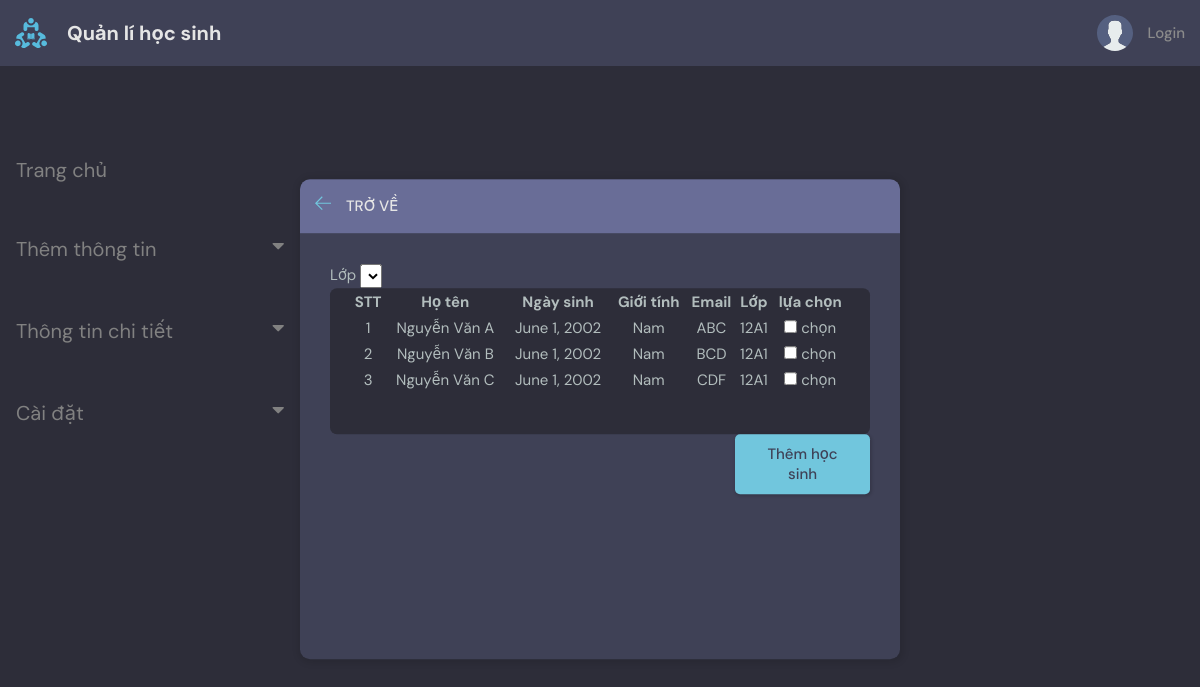
Page /lapdanhsachlop/2 on the earlier database version.
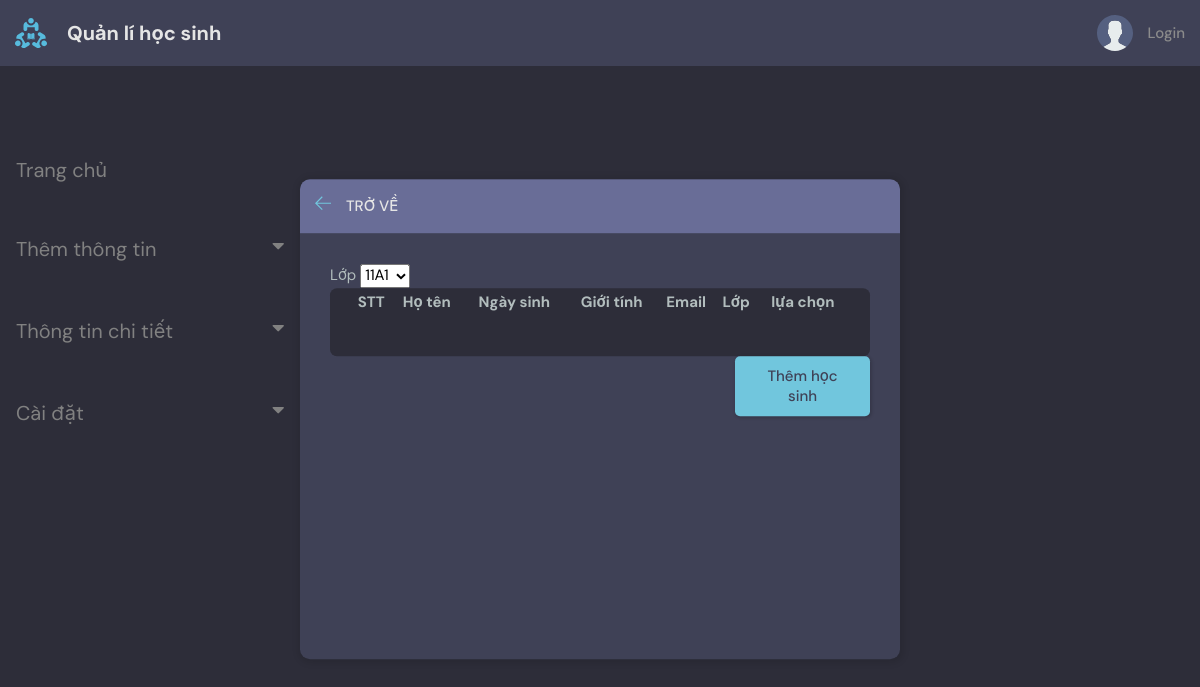
Same page on the later database version.
### base/models.py (models this page shows, shortened)
class HOCSINH(models.Model):
    HOTEN = models.CharField(max_length=300)
    NGAYSINH = models.DateField(null=False)
    GIOITINH_CHOICE = [
        ('M','male'),
        ('F','female')
    ]
    GIOITINH = models.CharField(max_length=5, choices=GIOITINH_CHOICE, blank=True, null=True)
    EMAIL = models.CharField(max_length=30, null=True)
    LOPHOC = models.ForeignKey(LOPHOC, on_delete=models.SET_NULL, null=True)

class LOPHOC(models.Model):
    TENLOP = models.CharField(max_length=30, null=False)
    SISO = models.IntegerField(null=False, validators=[MinValueValidator(0), MaxValueValidator(1000)])
    NIENKHOA = models.ForeignKey(Age, null=True ,on_delete=models.SET_NULL)
    def __str__(self):
        return self.TENLOP

### base/views.py (the view, shortened to what this page needs)
def lapDSlop(request, age_id):
    lophoc = LOPHOC.objects.filter(NIENKHOA=age_id)
    hs = HOCSINH.objects.all()
    context = {
        'students': hs,
        'lop': lophoc
    }
    return render(request, 'base/lapDSlop.html', context=context)

### base/templates/base/lapDSlop.html (shortened to what this page needs)
{% extends 'main.html' %}
{% block content %}
<main class="create-room layout">
    <div class="container">
            {% include 'base/topics_component.html' %}
            <div class = 'layout__box'>
                <div class = 'layout__boxHeader'>
                    <div class="layout__boxTitle">
                        <a href="{% url 'home' %}">
                          <svg version="1.1" xmlns="http://www.w3.org/2000/svg" width="32" height="32" viewBox="0 0 32 32">
                            <title>arrow-left</title>
                            <path
                              d="M13.723 2.286l-13.723 13.714 13.719 13.714 1.616-1.611-10.96-10.96h27.625v-2.286h-27.625l10.965-10.965-1.616-1.607z">
                            </path>
                          </svg>
                        </a>
                        <h3>Trở về</h3>
                      </div>
                </div>
                <div class = 'layout__body'>
                    <form class="form" method="POST">
                        <div class="form_group">
                        <label for="lop">Lớp</label>
                         <select name="lop" id="lop">
                            {% for lophoc in lop %}
                               <option value="{{lophoc}}">{{lophoc.TENLOP}}</option>
                            {%endfor%}
                         </select>
                         </div>
                        <div class="threads scroll" style="max-height: 32rem">
                        <table class="center" style="width: 100%">
                            <tr>
                                <th>STT</th>
                                <th>Họ tên</th>
                                <th>Ngày sinh</th>
                                <th>Giới tính</th>
                                <th>Email</th>
                                <th>Lớp</th>
                                <th>lựa chọn</th>
                            </tr>
                                {% for hs in students  %}
                                <tr>
                                    <td>{{ forloop.counter }}</td>
                                    <td>{{hs.HOTEN}}</td>
                                    <td>{{hs.NGAYSINH}}</td>
                                    {%if hs.GIOITINH == 'M' %}
                                        <td>Nam</td>
                                    {%else%}
                                        <td>Nữ</td>
                                    {%endif%}
                                    <td>{{hs.EMAIL}}</td>
                                    <td>{{hs.LOPHOC}}</td>
                                    <td>
                                    <div class="form-check">
                                        <input class="form-check-input" type="checkbox" value='{{hs.HOTEN}}'id ="{{ hs.HOTEN }}" name="HOTEN">
                                        <label class="form-check-label" for="{{ hs.HOTEN }}">chọn</label>
                                    </div>
                                </tr>
                                {% endfor %}
                        </table>
                        </div>
                        <div class="form__action">
                            <button type="submit" class="btn btn--main" style="width: 25%;">
                                Thêm học sinh
                            </button>
                        </div>
                    </div>
                </div>
            </div>
    </main>
{% endblock content %}

Differences in the rows shown:
removed HOCSINH: HOTEN "Nguyễn Văn A", NGAYSINH "June 1, 2002", GIOITINH "Nam", EMAIL "ABC", LOPHOC "12A1"
removed HOCSINH: HOTEN "Nguyễn Văn B", NGAYSINH "June 1, 2002", GIOITINH "Nam", EMAIL "BCD", LOPHOC "12A1"
removed HOCSINH: HOTEN "Nguyễn Văn C", NGAYSINH "June 1, 2002", GIOITINH "Nam", EMAIL "CDF", LOPHOC "12A1"
Other differences:
form field lop: (not shown) → "11A1"
